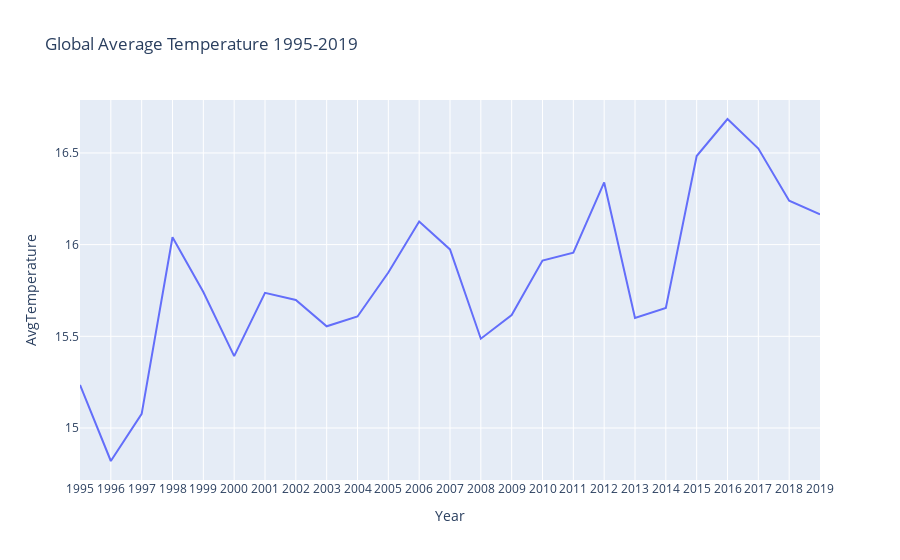

The cell this chart's notebook holds for it:
### Code cell
fig = px.line(data_agg, x = "Year", y = "AvgTemperature", title = "Global Average Temperature 1995-2019")
fig.update_xaxes(dtick = "Year")
fig.show()

### Figure 1 — Plotly figure (JSON) as saved in the notebook; plotly's stock layout.template omitted (floating-point values rounded to 4 significant figures)
{"data": [{"hovertemplate": "Year=%{x}<br>AvgTemperature=%{y}<extra></extra>", "legendgroup": "", "line": {"color": "#636efa", "dash": "solid"}, "marker": {"symbol": "circle"}, "mode": "lines", "name": "", "orientation": "v", "showlegend": false, "type": "scatter", "x": [1995, 1996, 1997, 1998, 1999, 2000, 2001, 2002, 2003, 2004, 2005, 2006, 2007, 2008, 2009, 2010, 2011, 2012, 2013, 2014, 2015, 2016, 2017, 2018, 2019], "xaxis": "x", "y": [15.23, 14.82, 15.08, 16.04, 15.74, 15.39, 15.74, 15.7, 15.55, 15.61, 15.85, 16.13, 15.97, 15.49, 15.62, 15.91, 15.96, 16.34, 15.6, 15.66, 16.48, 16.69, 16.52, 16.24, 16.16], "yaxis": "y"}], "layout": {"legend": {"tracegroupgap": 0}, "title": {"text": "Global Average Temperature 1995-2019"}, "xaxis": {"anchor": "y", "domain": [0, 1], "dtick": "Year", "title": {"text": "Year"}}, "yaxis": {"anchor": "x", "domain": [0, 1], "title": {"text": "AvgTemperature"}}}}
